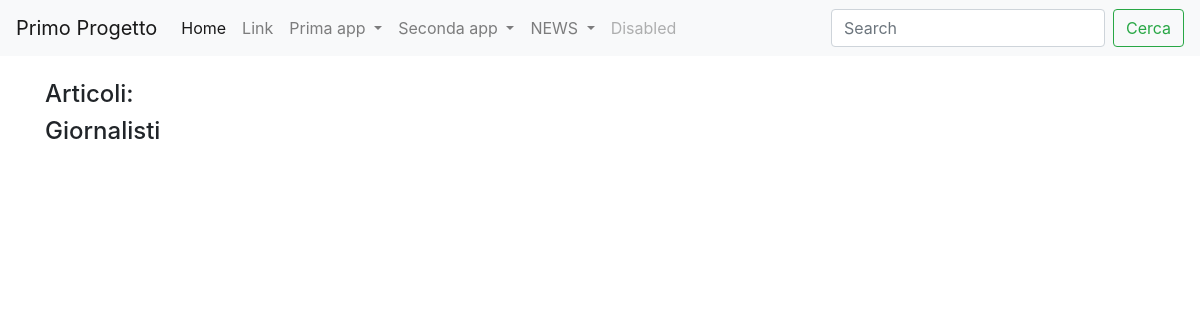
The page /homeNews/ on the database as committed earlier.
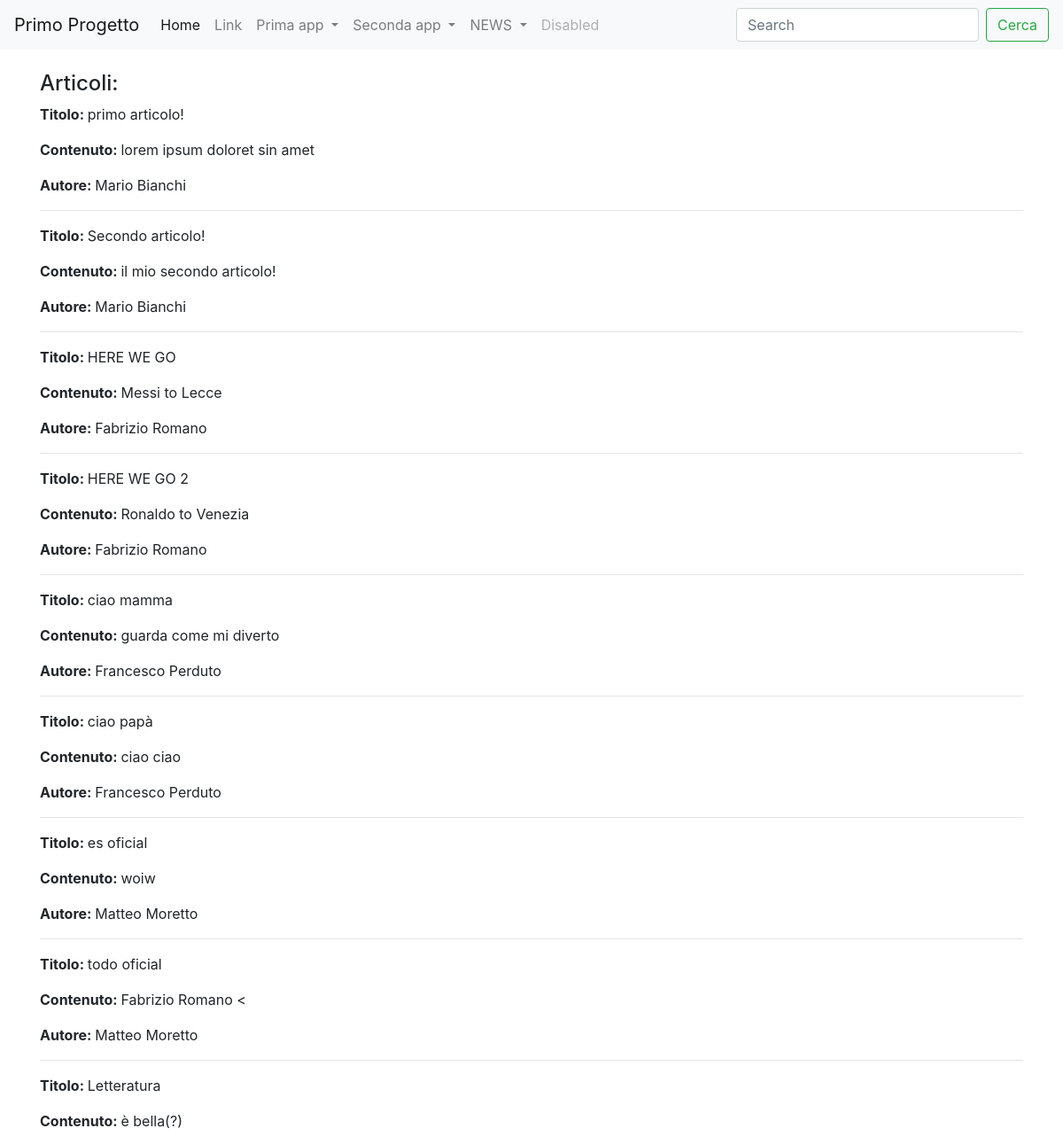
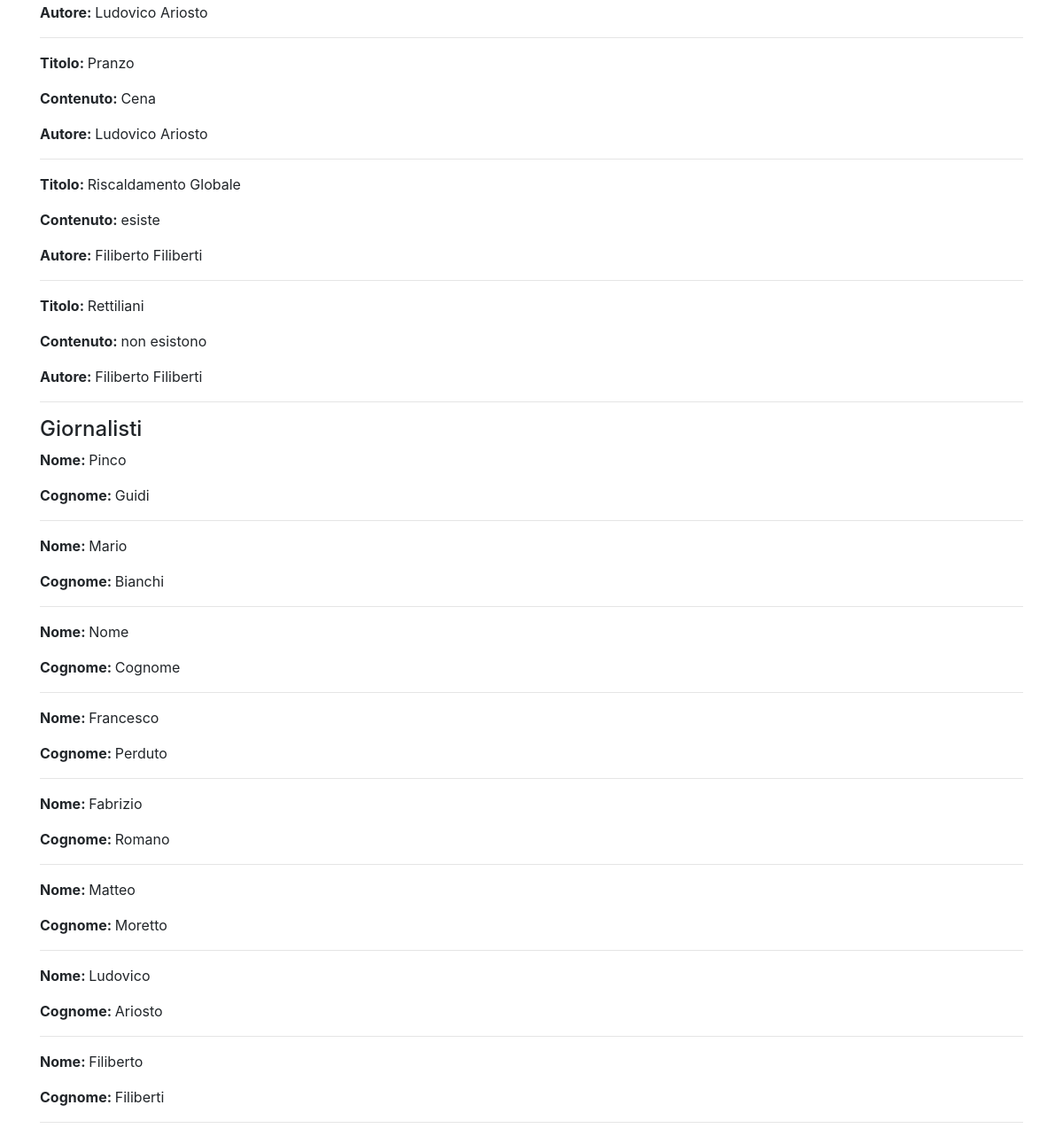
The same page on the database as committed later (2 pictures, top to bottom).
### news/models.py (models this page shows)
class Articolo(models.Model):
    titolo = models.CharField(max_length=100) #alcuni capi necessitano di parametri obbligatori
    contenuto = models.TextField()
    giornalista = models.ForeignKey(Giornalista, on_delete=models.CASCADE, related_name="articoli")
    visualizzazioni = models.IntegerField(blank=True, default=0)
    data = models.DateField(default=datetime.now(), blank=True)
    def __str__(self):
        return self.titolo
    class Meta:
        verbose_name = "Articolo"
        verbose_name_plural = "Articoli"

class Giornalista(models.Model):
    nome = models.CharField(max_length=20)
    cognome = models.CharField(max_length=20)
    anno_di_nascita = models.DateField(max_length=10, default=datetime.now(), blank=True)
    def __str__(self):
        return self.nome + " " + self.cognome
    class Meta:
        verbose_name = "Giornalista"
        verbose_name_plural = "Giornalisti"

### news/views.py (the view)
# urls.py: path('homeNews/', homeNews, name = "homeview1"),
def homeNews(request):
    """
    a = []
    g = []
    for art in Articolo.objects.all():
        a.append(art.titolo)

    for gio in Giornalista.objects.all():
        g.append(gio.nome)

    response = str(a) + "<br>" + str(g)
    print(response)

    return HttpResponse("<h1>" + response + "</h1>")
    """
    articoli = Articolo.objects.all()
    giornalisti = Giornalista.objects.all()
    context = {"articoli": articoli, "giornalisti": giornalisti}
    print(context)
    return render(request, "homepageNews.html", context)

### news/templates/homepageNews.html (shortened to what this page needs)
{% extends 'base.html'%}
{%block content%}
<h4>Articoli:</h4>
    {% for articolo in articoli %}
    <p><strong>Titolo: </strong>{{ articolo.titolo }}</p>
    <p><strong>Contenuto: </strong>{{ articolo.contenuto }}</p>
    <p><strong>Autore: </strong>{{ articolo.giornalista }}</p>
    <hr>
    {%endfor%}
<h4>Giornalisti</h4>
    {% for giornalista in giornalisti %}
    <p><strong>Nome: </strong>{{ giornalista.nome }}</p>
    <p><strong>Cognome: </strong>{{ giornalista.cognome }}</p>
    <hr>
    {%endfor%}
{%endblock content%}

Rows that differ between the two databases and show on the page:
added Articolo: titolo "primo articolo!", contenuto "lorem ipsum doloret sin amet", giornalista "Mario Bianchi"
added Articolo: titolo "Secondo articolo!", contenuto "il mio secondo articolo!", giornalista "Mario Bianchi"
added Articolo: titolo "HERE WE GO", contenuto "Messi to Lecce", giornalista "Fabrizio Romano"
added Articolo: titolo "HERE WE GO 2", contenuto "Ronaldo to Venezia", giornalista "Fabrizio Romano"
added Articolo: titolo "ciao mamma", contenuto "guarda come mi diverto", giornalista "Francesco Perduto"
added Articolo: titolo "ciao papà", contenuto "ciao ciao", giornalista "Francesco Perduto"
added Articolo: titolo "es oficial", contenuto "woiw", giornalista "Matteo Moretto"
added Articolo: titolo "todo oficial", contenuto "Fabrizio Romano <", giornalista "Matteo Moretto"
added Articolo: titolo "Letteratura", contenuto "è bella(?)", giornalista "Ludovico Ariosto"
added Articolo: titolo "Pranzo", contenuto "Cena", giornalista "Ludovico Ariosto"
added Articolo: titolo "Riscaldamento Globale", contenuto "esiste", giornalista "Filiberto Filiberti"
added Articolo: titolo "Rettiliani", contenuto "non esistono", giornalista "Filiberto Filiberti"
added Giornalista: nome "Pinco", cognome "Guidi"
added Giornalista: nome "Mario", cognome "Bianchi"
added Giornalista: nome "Nome", cognome "Cognome"
added Giornalista: nome "Francesco", cognome "Perduto"
added Giornalista: nome "Fabrizio", cognome "Romano"
added Giornalista: nome "Matteo", cognome "Moretto"
added Giornalista: nome "Ludovico", cognome "Ariosto"
added Giornalista: nome "Filiberto", cognome "Filiberti"
